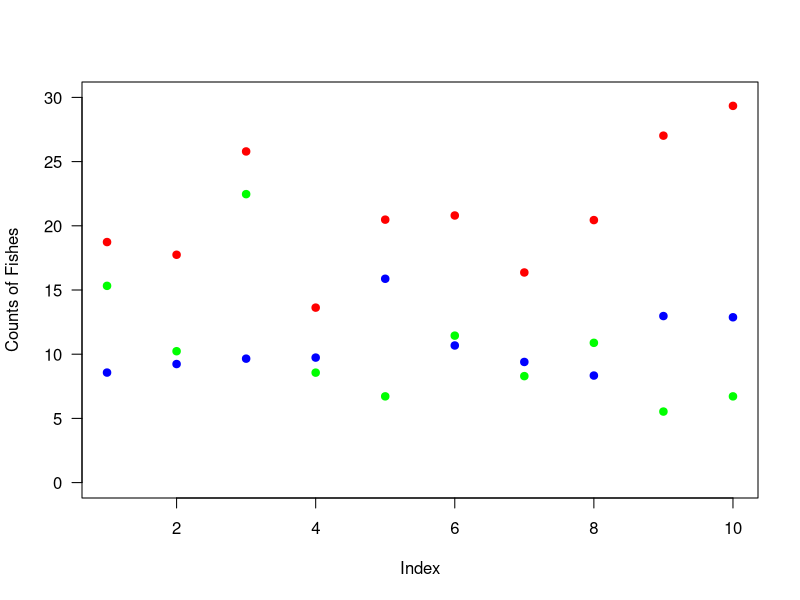

Generate this figure with R:
############################
# CreateData.r
# Project: GitHubTestProject.Rproj

# File description: A file that creates a small data set and calculates some statistics

# Created: January 4, 2016
# R Version: 3.2.0
# GitHub: Yes
# Author: A Putt
############################

# Make some data
fishes <- data.frame(index = 1:10, redfish = rnorm(10,20,5), bluefish = rnorm(10,10,3), greenfish = rnorm(10,10,10))

# Plot the data
plot(fishes$index,fishes$bluefish,col="blue",pch=19,xlab="",ylab="",ylim=c(0,30),las=1)
points(fishes$index,fishes$redfish,col="red",pch=19)
points(fishes$index,fishes$greenfish,col="green",pch=19)
mtext(side=1,text="Index",line=3)
mtext(side=2,text="Counts of Fishes",line=3)
  
